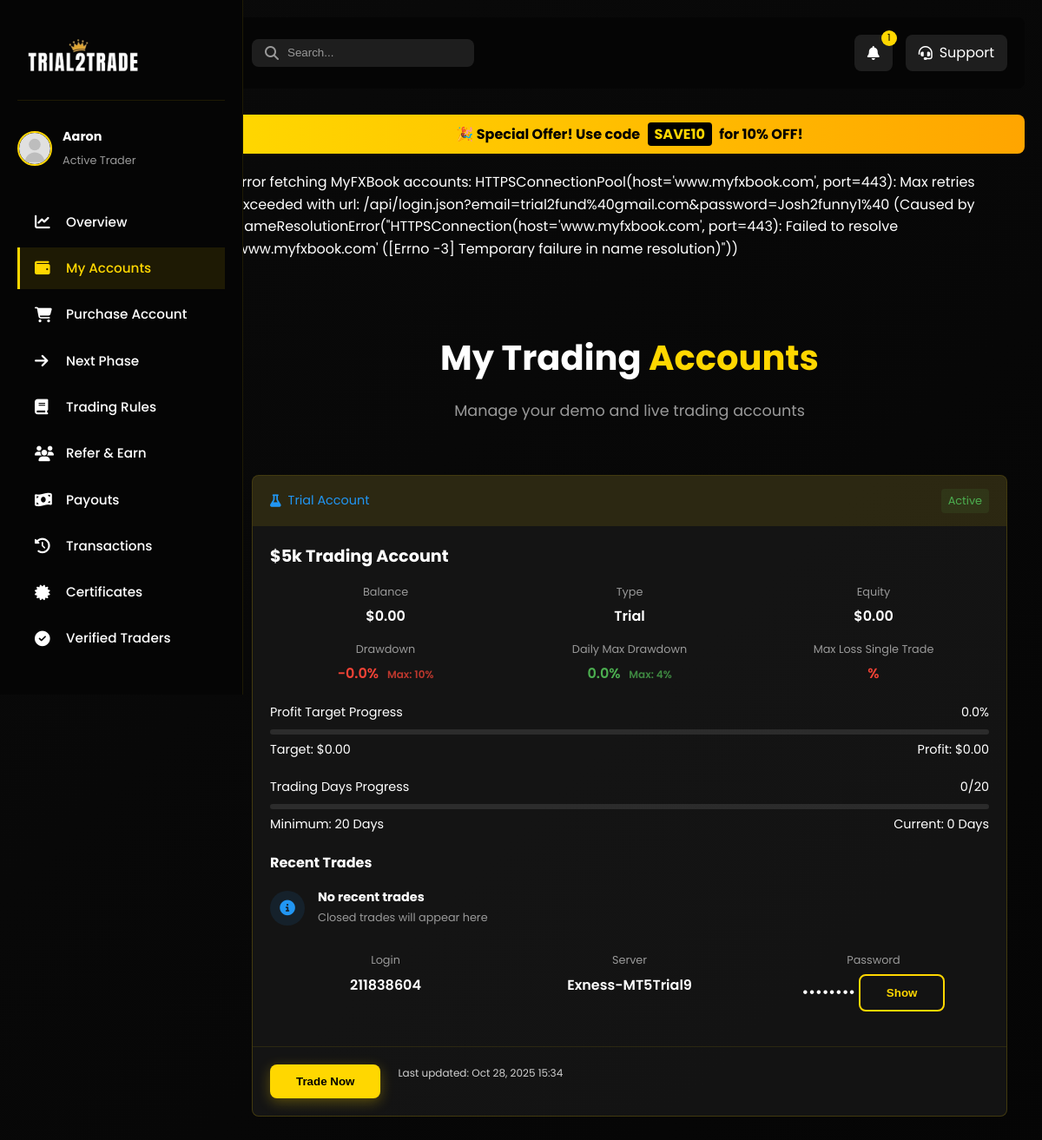
Before: /dashboard-accounts/ (signed in) with the older database file.
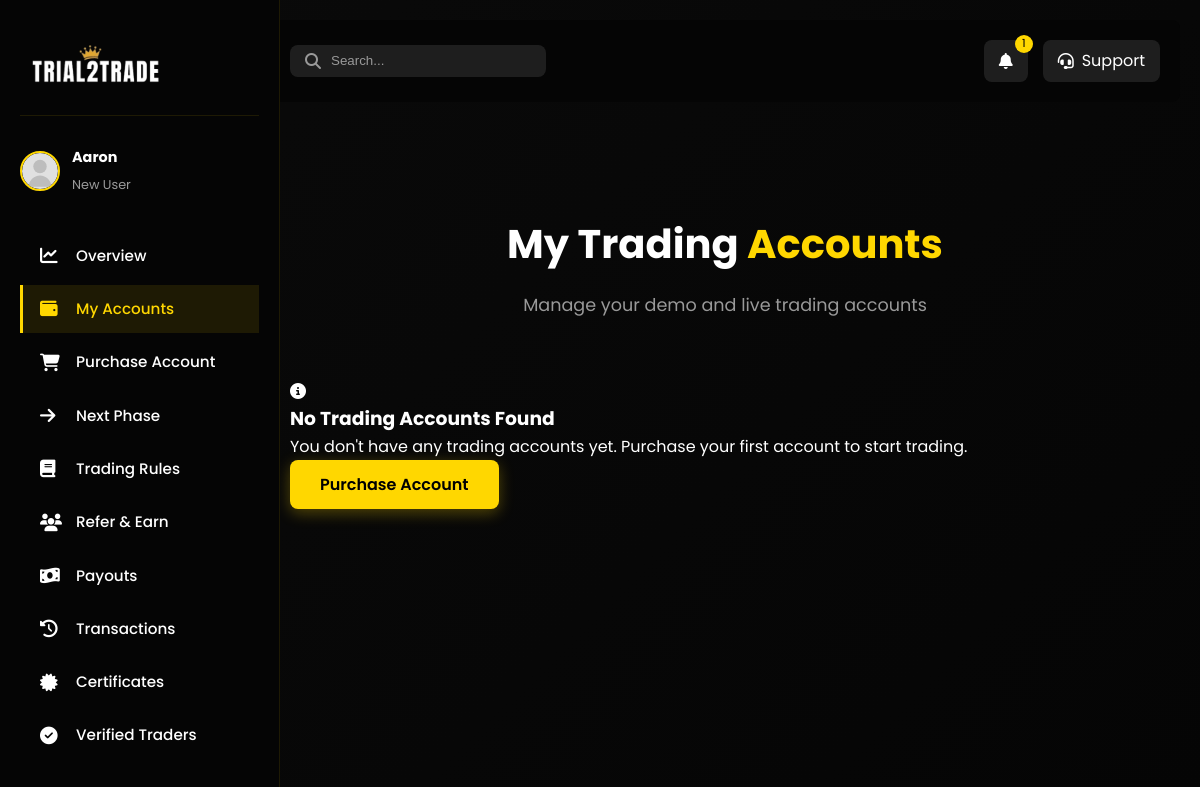
After: the same page with the newer database file.
### main/models.py (models this page shows, shortened)
class DiscountCode(models.Model):
    code = models.CharField(max_length=50, unique=True)
    percentage = models.PositiveIntegerField(default=0)
    is_active = models.BooleanField(default=True)
    created_at = models.DateTimeField(auto_now_add=True)

class MT5Account(models.Model):
    ACCOUNT_STATUS_CHOICES = (
        ('available', 'Available'),
        ('assigned', 'Assigned'),
        ('active', 'Active'),
        ('breached', 'Breached'),
        ('inactive', 'Inactive'),
    )
    ACCOUNT_SIZE_CHOICES = (
        ('$5k', '$5k'),
        ('$10k', '$10k'),
        ('$25k', '$25k'),
        ('$50k', '$50k'),
    )
    ACCOUNT_TYPE_CHOICES = (
        ('trial', 'Trial'),
        ('funded_phase_1', 'Funded Phase 1'),
        ('funded_phase_2', 'Funded Phase 2'),
        ('funded_live', 'Live Funded'),
    )
    user = models.ForeignKey(CustomUser, on_delete=models.SET_NULL, null=True, blank=True, related_name='mt5_accounts')
    account_size = models.CharField(max_length=10, choices=ACCOUNT_SIZE_CHOICES, default='$5k')
    login = models.CharField(max_length=100, unique=True)
    password = models.CharField(max_length=200)
    server = models.CharField(max_length=200, blank=True)
    assigned = models.BooleanField(default=False)
    status = models.CharField(max_length=50, choices=ACCOUNT_STATUS_CHOICES, default='available')
    account_type = models.CharField(max_length=20, choices=ACCOUNT_TYPE_CHOICES, default='trial')
    balance = models.DecimalField(max_digits=15, decimal_places=2, null=True, blank=True)
    equity = models.DecimalField(max_digits=15, decimal_places=2, null=True, blank=True)
    profit = models.DecimalField(max_digits=15, decimal_places=2, null=True, blank=True)
    drawdown = models.DecimalField(max_digits=10, decimal_places=2, null=True, blank=True)
    initial_balance = models.DecimalField(max_digits=15, decimal_places=2, null=True, blank=True)
    last_updated = models.DateTimeField(null=True, blank=True)
    daily_max_drawdown = models.DecimalField(max_digits=10, decimal_places=2, null=True, blank=True)
    equity_open_day = models.DecimalField(max_digits=15, decimal_places=2, null=True, blank=True)
    equity_open_day_date = models.DateField(null=True, blank=True)
    assigned_date = models.DateTimeField(null=True, blank=True)
    breach_reason = models.TextField(blank=True, null=True)
    trading_days = models.IntegerField(default=0)

### main/views.py (the view)
# urls.py: path('dashboard-accounts/', views.dashboard_accounts, name='dashboard_accounts'),
@login_required(login_url='/login_user')
def dashboard_accounts(request):
    logger.info("--- ENTERING dashboard_accounts ---")
    user_accounts = MT5Account.objects.filter(user=request.user, assigned=True).order_by('-assigned_date', '-id')
    accounts_list = []
    if user_accounts.exists():
        try:
            accounts_list = myfxbook_fetch_accounts_with_retry()
        except Exception as e:
            logger.exception('Error fetching MyFXBook accounts list: %s', e)
            messages.error(request, f"Error fetching MyFXBook accounts: {str(e)}")
            accounts_list = []
        for account in user_accounts:
            try:
                update_account_data_from_myfxbook(account, accounts=accounts_list)
            except Exception as e:
                logger.exception('Error fetching MyFXBook data in accounts for login %s: %s', account.login, e)
                messages.error(request, f"Error fetching account data: {str(e)}")
            try:
                from decimal import Decimal
                initial = account.initial_balance or Decimal('0')
                target = (initial * Decimal('0.10')) if initial else Decimal('0')
                profit = account.profit or Decimal('0')
                progress = Decimal('0')
                if target > 0:
                    progress = (profit / target) * Decimal('100')
                if progress < 0:
                    progress = Decimal('0')
                elif progress > 100:
                    progress = Decimal('100')
                account.profit_percentage = float(progress)
                try:
                    account.profit_target_amount = float(target)
                except Exception:
                    account.profit_target_amount = 0.0
            except Exception:
                account.profit_percentage = 0.0
    return render(request, 'main/dashboard-accounts.html', {'user_accounts': user_accounts, 'global_alert': get_active_global_alert()})

### main/templates/main/dashboard-accounts.html (shortened to what the changed rows need)
{% load static %}
{% load math_filters %}
<!DOCTYPE html>
<html lang="en">
<head>
    <link rel="stylesheet" href="{% static 'css/style.css' %}">
    <link rel="stylesheet" href="{% static 'css/dashboard.css' %}">
    <link rel="stylesheet" href="{% static 'css/dashboard-nav.css' %}">
    <link rel="stylesheet" href="https://cdnjs.cloudflare.com/ajax/libs/font-awesome/6.4.0/css/all.min.css">
    <link rel="stylesheet" href="{% static 'css/mobile-nav.css' %}">
</head>
<body>
    <nav class="dashboard-nav">
            <div class="user-info">
                <div class="user-details">
                    <h4 class="user-name">{{ request.user.first_name|default:request.user.username }}</h4>
                    <span class="user-status">{% if user_accounts %}Active Trader{% else %}New User{% endif %}</span>
                </div>
            </div>
    </nav>
    <main class="dashboard-content">
        <header class="dashboard-header">
            <div class="header-search">
            </div>
            <div class="header-actions">
            </div>
        </header>
        {% if active_discount_code %}
        <div class="discount-banner" style="background: linear-gradient(90deg, #FFD700, #FFA500); color: #000; padding: 10px; text-align: center; font-weight: bold; margin-bottom: 20px; border-radius: 8px; margin-top: 20px;">
            🎉 Special Offer! Use code <span style="background: #000; color: #FFD700; padding: 2px 8px; border-radius: 4px; margin: 0 5px;">{{ active_discount_code.code }}</span> for {{ active_discount_code.percentage }}% OFF!
        </div>
        {% endif %}
        {% if messages %}
        <div class="messages-container">
            {% for message in messages %}
            <div class="alert {{ message.tags }}">{{ message }}</div>
            {% endfor %}
        </div>
        {% endif %}
        <section class="dashboard-section active">
            <div class="section-header">
                <h2>My Trading <span class="highlight">Accounts</span></h2>
            </div>
            <div class="accounts-grid">
                {% if user_accounts %}
                    {% for account in user_accounts %}
                    <div class="account-card">
                        <div class="account-header">
                            <div class="account-type {% if account.account_type == 'trial' %}demo{% else %}live{% endif %}">
                                <i class="fas {% if account.account_type == 'trial' %}fa-flask{% elif account.account_type == 'funded_phase_1' %}fa-arrow-right{% elif account.account_type == 'funded_phase_2' %}fa-arrow-right{% else %}fa-broadcast-tower{% endif %}"></i>
                                {% if account.account_type == 'trial' %}
                                    Trial Account
                                {% elif account.account_type == 'funded_phase_1' %}
                                    Funded Phase 1
                                {% elif account.account_type == 'funded_phase_2' %}
                                    Funded Phase 2
                                {% else %}
                                    Live Funded Account
                                {% endif %}
                            </div>
                            <div class="account-status {% if account.status == 'active' %}active{% elif account.status == 'breached' %}danger{% else %}inactive{% endif %}">
                                {{ account.get_status_display }}
                            </div>
                        </div>
                        <div class="account-body">
                            <h3>{{ account.account_size }} Trading Account</h3>
                            <div class="account-stats">
                                <div class="stat">
                                    <span class="label">Balance</span>
                                    <span class="value">${{ account.balance|default_if_none:0|floatformat:2 }}</span>
                                </div>
                                <div class="stat">
                                    <span class="label">Type</span>
                                    <span class="value">{{ account.get_account_type_display }}</span>
                                </div>
                                <div class="stat">
                                    <span class="label">Equity</span>
                                    <span class="value">${{ account.equity|default_if_none:0|floatformat:2 }}</span>
                                </div>
                                {% with dd=account.drawdown|default_if_none:0 %}
                                <div class="stat">
                                    <span class="label">Drawdown</span>
                                    <span class="value danger">
                                        -{{ dd|floatformat:1 }}% <span style="opacity:0.75; font-size:12px; margin-left:6px;">Max: 10%</span>
                                    </span>
                                </div>
                                {% endwith %}
                                {% with dmd=account.daily_max_drawdown|default_if_none:0 %}
                                <div class="stat">
                                    <span class="label">Daily Max Drawdown</span>
                                    <span class="value {% if dmd < 2 %}success{% elif dmd < 4 %}warning{% else %}danger{% endif %}">
                                        {{ dmd|floatformat:1 }}% <span style="opacity:0.75; font-size:12px; margin-left:6px;">Max: 4%</span>
                                    </span>
                                </div>
                                {% endwith %}
                                {% with msl=account.max_single_trade_loss_pct|default_if_none:0 %}
                                <div class="stat">
                                    <span class="label">Max Loss Single Trade</span>
                                    <span class="value {% if msl < 1 %}success{% elif msl < 2 %}warning{% else %}danger{% endif %}">{{ msl|floatformat:1 }}%</span>
                                </div>
                                {% endwith %}
                            </div>
                            <div class="progress-container">
                                <div class="progress-label">
                                    <span>Profit Target Progress</span>
                                    <span>{{ account.profit_percentage|default:0|floatformat:1 }}%</span>
                                </div>
                                <div class="progress-bar">
                                </div>
                                <div class="progress-label" style="margin-top: 6px;">
                                    <span>Target: ${{ account.profit_target_amount|default:0|floatformat:2 }}</span>
                                    <span>Profit: ${{ account.profit|default_if_none:0|floatformat:2 }}</span>
                                </div>
                            </div>
                            <div class="progress-container" style="margin-top: 12px;">
                                <div class="progress-label">
                                    <span>Trading Days Progress</span>
                                    <span>{{ account.trading_days|default:0 }}/20</span>
                                </div>
                                <div class="progress-bar">
                                </div>
                                <div class="progress-label" style="margin-top: 6px;">
                                    <span>Minimum: 20 Days</span>
                                    <span>Current: {{ account.trading_days|default:0 }} Days</span>
                                </div>
                            </div>
                            <div class="recent-trades" style="margin-top: 14px;">
                                <h4>Recent Trades</h4>
                                <div class="activity-list">
                                    {% if account.recent_trades %}
                                        {% for t in account.recent_trades %}
                                            <div class="activity-item">
                                                <div class="activity-icon {% if t.profit >= 0 %}success{% else %}danger{% endif %}">
                                                    <i class="fas {% if t.profit >= 0 %}fa-arrow-up{% else %}fa-arrow-down{% endif %}"></i>
                                                </div>
                                                <div class="activity-details">
                                                    <h4>{{ t.symbol }} {{ t.type|title }}</h4>
                                                    <p>{{ t.lots }} lots{% if t.open_price and t.close_price %} @ {{ t.open_price }} → {{ t.close_price }}{% endif %}</p>
                                                    <span class="activity-time">Closed: {{ t.close_time }}</span>
                                                </div>
                                                <div class="activity-value {% if t.profit >= 0 %}positive{% else %}negative{% endif %}">
                                                    ${{ t.profit|floatformat:2 }}
                                                </div>
                                            </div>
                                        {% endfor %}
                                    {% else %}
                                        <div class="activity-item">
                                            <div class="activity-icon info"><i class="fas fa-info-circle"></i></div>
                                            <div class="activity-details">
                                                <h4>No recent trades</h4>
                                                <p>Closed trades will appear here</p>
                                            </div>
                                        </div>
                                    {% endif %}
                                </div>
                            </div>
                            <div class="account-stats" style="margin-top: 12px;">
                                <div class="stat">
                                    <span class="label">Login</span>
                                    <span class="value">{{ account.login }}</span>
                                </div>
                                <div class="stat">
                                    <span class="label">Server</span>
                                    <span class="value">{{ account.server }}</span>
                                </div>
                                <div class="stat">
                                    <span class="label">Password</span>
                                    <span class="value">
                                        <span class="masked" data-pw="{{ account.password }}">••••••••</span>
                                        <button class="btn secondary-btn" type="button" onclick="togglePw(this)">Show</button>
                                    </span>
                                </div>
                            </div>
                        </div>
                            <div class="account-footer">
                                <button class="btn primary-btn" onclick="window.open('{{ account.myfxbook_url|default:'#' }}', '_blank')">Trade Now</button>
                                <span style="margin-left: 10px; font-size: 12px; opacity: 0.8;">Last updated: {{ account.myfxbook_last_updated_str|default:account.last_updated|date:"M d, Y H:i" }}</span>
                            </div>
                    </div>
                    {% endfor %}
                {% else %}
                    <div class="no-accounts-message">
                        <i class="fas fa-info-circle"></i>
                        <h3>No Trading Accounts Found</h3>
                        <p>You don't have any trading accounts yet. Purchase your first account to start trading.</p>
                        <a href="{% url 'dashboard_purchase' %}" class="btn primary-btn">Purchase Account</a>
                    </div>
                {% endif %}
            </div>
        </section>
    </main>
</body>
</html>

Changed rows visible on the page:
removed DiscountCode: code "SAVE10", percentage "10"
removed MT5Account: shows "Trial Account", status "Active", account_size "$5k", balance "0.00", account_type "Trial", equity "0.00", value "0.0", profit_percentage "0.0", profit_target_amount "0.00", profit "0.00", trading_days "0", login "211838604", server "Exness-MT5Trial9", myfxbook_last_updated_str "Oct 28, 2025 15:34"
Other visible differences:
text no longer shown: "Active Trader 🎉 Special Offer! Use code for % OFF!"
text now shown: "New User No Trading Accounts Found You don't have any trading accounts yet. Purchase your first account to start trading. Purchase Account"
list line gone: "Error fetching MyFXBook accounts: HTTPSConnectionPool(host='www.myfxbook.com', port=443): Max retries exceeded with url: /api/login.json?email=trial2fund%40gmail.com&password=Josh2funny1%40 (Caused by NameResolutionError(\"HTTPSConnection(host='www.myfxbook.com', port=443): Failed to resolve 'www.myfxbook.com' ([Errno -3] Temporary failure in name resolution)\"))"
